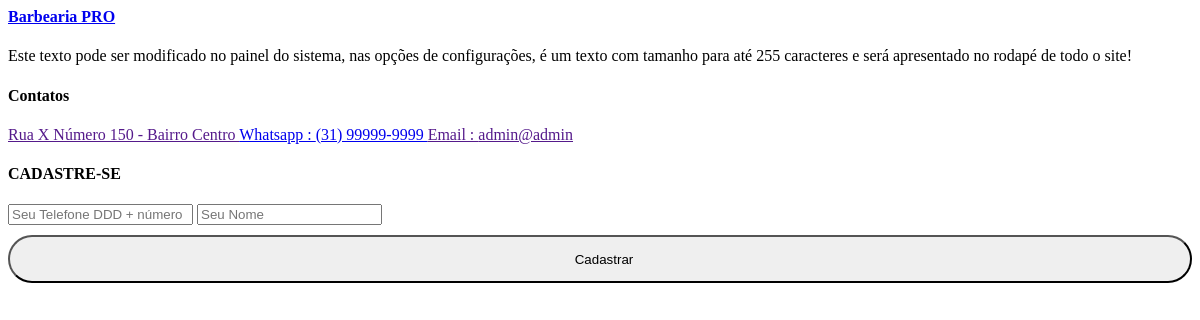
The app's page /rodape.php with its own data.
### tables this page shows
CREATE TABLE `config` (
  `id` int(11) NOT NULL,
  `nome` varchar(50) NOT NULL,
  `email` varchar(50) NOT NULL,
  `telefone_fixo` varchar(20) DEFAULT NULL,
  `telefone_whatsapp` varchar(20) NOT NULL,
  `endereco` varchar(100) DEFAULT NULL,
  `logo` varchar(100) DEFAULT NULL,
  `icone` varchar(100) DEFAULT NULL,
  `logo_rel` varchar(100) DEFAULT NULL,
  `tipo_rel` varchar(10) DEFAULT NULL,
  `instagram` varchar(100) DEFAULT NULL,
  `tipo_comissao` varchar(25) NOT NULL,
  `texto_rodape` varchar(255) DEFAULT NULL,
  `img_banner_index` varchar(100) DEFAULT NULL,
  `texto_sobre` varchar(600) DEFAULT NULL,
  `imagem_sobre` varchar(100) DEFAULT NULL,
  `icone_site` varchar(100) NOT NULL,
  `mapa` varchar(1000) DEFAULT NULL,
  `texto_fidelidade` varchar(255) DEFAULT NULL,
  `quantidade_cartoes` int(11) NOT NULL,
  `texto_agendamento` varchar(30) DEFAULT NULL,
  `msg_agendamento` varchar(5) DEFAULT NULL,
  `segmento` varchar(20) NOT NULL DEFAULT 'barbearia'
);

### sistema/conexao.php (called while the page is built, shortened)
<?php
require_once(__DIR__ . '/tenant.php');
try {
    $pdo = new PDO("mysql:dbname=$banco;host=$servidor;port=$porta;charset=utf8", "$usuario", "$senha");
} catch (Exception $e) {
    if (getenv('SHOW_DB_ERROR') === '1') {
        echo 'Nao conectado ao Banco de Dados! <br><br>' . $e->getMessage();
    } else {
        echo 'Nao foi possivel conectar ao banco de dados. Verifique as configuracoes de conexao e se o banco foi importado.';
    }
    exit;
}
if (!function_exists('bb_tel_whatsapp_numero')) {
    function bb_tel_whatsapp_numero($numero)
    {
        $digitos = preg_replace('/\D+/', '', (string) $numero);
        return '55' . $digitos;
    }
}
$nome_sistema      = 'Barbearia PRO';
$email_sistema     = 'admin@admin';
$whatsapp_sistema  = '(11) 9999-9999';
$query = $pdo->query("SELECT * from config ");
if ($query) {
    $res = $query->fetchAll(PDO::FETCH_ASSOC);
    $total_reg = @count($res);
    if ($total_reg > 0) {
        $nome_sistema      = $res[0]['nome'];
        $email_sistema     = $res[0]['email'];
        $whatsapp_sistema  = $res[0]['telefone_whatsapp'];
        $endereco_sistema  = $res[0]['endereco'];
        $texto_rodape      = $res[0]['texto_rodape'];
    }
}
if (!function_exists('bb_aplicar_segmento')) {
    function bb_aplicar_segmento($seg)
    {
        global $nome_sistema_base, $img_banner_index_base, $imagem_sobre_base, $texto_sobre_base, $texto_rodape_base, $texto_agendamento_base;
        global $whatsapp_sistema_base, $endereco_sistema_base, $instagram_sistema_base, $icone_site_base, $logo_sistema_base, $logo_rel_base, $texto_fidelidade_base, $email_sistema_base;
        if (isset($nome_sistema_base) && $nome_sistema_base !== '') {
            $nome_sistema       = $nome_sistema_base;
            $texto_rodape       = $texto_rodape_base;
            $whatsapp_sistema   = $whatsapp_sistema_base;
            $tel_whatsapp       = bb_tel_whatsapp_numero($whatsapp_sistema);
            $endereco_sistema   = $endereco_sistema_base;
            $email_sistema      = $email_sistema_base;
        }
        if ($seg !== 'salao') {
            return;
        }
    }
}
$nome_sistema_base      = $nome_sistema;
$texto_rodape_base      = $texto_rodape;
$whatsapp_sistema_base   = isset($whatsapp_sistema) ? $whatsapp_sistema : '';
$endereco_sistema_base   = isset($endereco_sistema) ? $endereco_sistema : '';
$email_sistema_base      = isset($email_sistema) ? $email_sistema : '';
?>

### rodape.php (the view, shortened to what this page needs)
<?php require_once("sistema/conexao.php") ?>
  <footer class="footer_section">
    <div class="container">
      <div class="footer_content ">
        <div class="row ">
          <div class="col-md-5 col-lg-5 footer-col">
            <div class="footer_detail">
              <a href="index.php">
                <h4>
                  <?php echo $nome_sistema ?>
                </h4>
              </a>
              <p>
                <?php echo $texto_rodape ?>
              </p>
            </div>
          </div>
          <div class="col-md-7 col-lg-4 ">
            <h4>
              Contatos
            </h4>
            <div class="contact_nav footer-col">
              <a href="">
                <span>
                  <?php echo $endereco_sistema ?>
                </span>
              </a>
              <a href="http://api.whatsapp.com/send?1=pt_BR&phone=<?php echo $tel_whatsapp ?>">
                <span>
                  Whatsapp : <?php echo $whatsapp_sistema ?>
                </span>
              </a>
              <a href="">
                <span>
                  Email : <?php echo $email_sistema ?>
                </span>
              </a>
            </div>
          </div>
          <div class="col-lg-3">
            <div class="footer_form footer-col">
              <h4>
                CADASTRE-SE
              </h4>
              <form id="form_cadastro">
                <input type="text" name="telefone" id="telefone_rodape" placeholder="Seu Telefone DDD + número" />
                <input type="text" name="nome" placeholder="Seu Nome" />
                <button type="submit" class="service_btn" style="width: 100%; min-height: 48px; border-radius: 25px; display: flex; align-items: center; justify-content: center; gap: 8px; margin-top: 10px;">
                  <i class="fa fa-user-plus"></i> Cadastrar
                </button>
              </form>
              <br><small><div id="mensagem-rodape"></div></small>
            </div>
          </div>
        </div>
      </div>
    </div>
  </footer>
</body>
</html>

### records on screen
config: nome "Barbearia PRO", texto_rodape "Este texto pode ser modificado no painel do sistema, nas opções de configurações, é um texto com tamanho para até 255 caracteres e será apresentado no rodapé de todo o site!", endereco "Rua X Número 150 - Bairro Centro", telefone_whatsapp "(31) 99999-9999", email "admin@admin"
